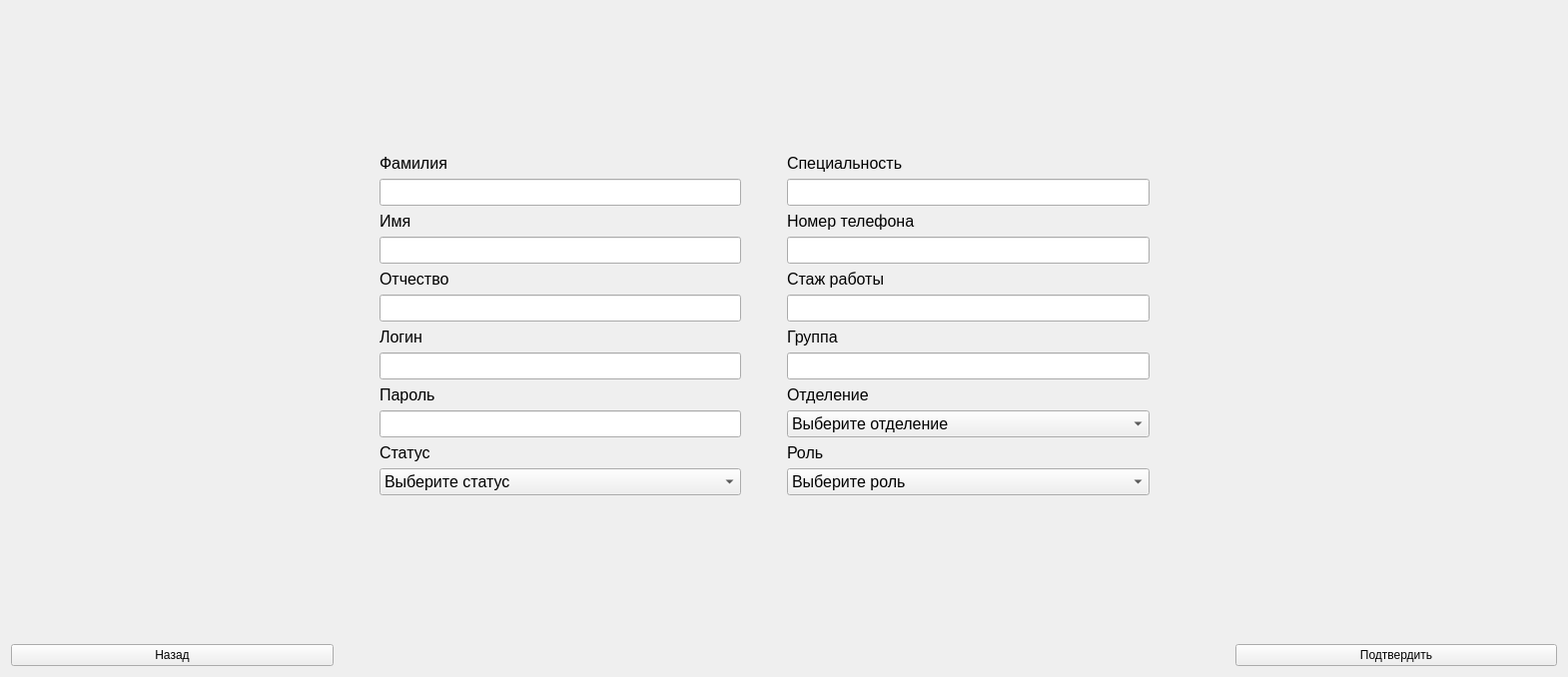
<?xml version="1.0" encoding="UTF-8"?>
<ui version="4.0">
 <class>ChangeUser</class>
 <widget class="QWidget" name="ChangeUser">
  <property name="geometry">
   <rect>
    <x>0</x>
    <y>0</y>
    <width>1570</width>
    <height>678</height>
   </rect>
  </property>
  <property name="windowTitle">
   <string>Form</string>
  </property>
  <layout class="QHBoxLayout" name="horizontalLayout_3">
   <item>
    <layout class="QGridLayout" name="gridLayout">
     <item row="9" column="3">
      <widget class="QLineEdit" name="Group">
       <property name="font">
        <font>
         <pointsize>12</pointsize>
        </font>
       </property>
      </widget>
     </item>
     <item row="2" column="1">
      <widget class="QLineEdit" name="Surname">
       <property name="font">
        <font>
         <pointsize>12</pointsize>
        </font>
       </property>
      </widget>
     </item>
     <item row="14" column="2">
      <spacer name="verticalSpacer">
       <property name="orientation">
        <enum>Qt::Vertical</enum>
       </property>
       <property name="sizeType">
        <enum>QSizePolicy::MinimumExpanding</enum>
       </property>
       <property name="sizeHint" stdset="0">
        <size>
         <width>20</width>
         <height>40</height>
        </size>
       </property>
      </spacer>
     </item>
     <item row="12" column="1">
      <widget class="QLabel" name="label_6">
       <property name="font">
        <font>
         <pointsize>12</pointsize>
        </font>
       </property>
       <property name="text">
        <string>Статус</string>
       </property>
      </widget>
     </item>
     <item row="11" column="3">
      <widget class="QComboBox" name="Otdelenie">
       <property name="font">
        <font>
         <pointsize>12</pointsize>
        </font>
       </property>
       <item>
        <property name="text">
         <string>Выберите отделение</string>
        </property>
       </item>
       <item>
        <property name="text">
         <string>Очное</string>
        </property>
       </item>
       <item>
        <property name="text">
         <string>Заочное</string>
        </property>
       </item>
      </widget>
     </item>
     <item row="8" column="3">
      <widget class="QLabel" name="label_12">
       <property name="font">
        <font>
         <pointsize>12</pointsize>
        </font>
       </property>
       <property name="text">
        <string>Группа</string>
       </property>
      </widget>
     </item>
     <item row="4" column="1">
      <widget class="QLabel" name="label_2">
       <property name="font">
        <font>
         <pointsize>12</pointsize>
        </font>
       </property>
       <property name="text">
        <string>Имя</string>
       </property>
      </widget>
     </item>
     <item row="1" column="3">
      <widget class="QLabel" name="label_7">
       <property name="font">
        <font>
         <pointsize>12</pointsize>
        </font>
       </property>
       <property name="text">
        <string>Специальность</string>
       </property>
      </widget>
     </item>
     <item row="7" column="5">
      <spacer name="horizontalSpacer_4">
       <property name="orientation">
        <enum>Qt::Horizontal</enum>
       </property>
       <property name="sizeType">
        <enum>QSizePolicy::MinimumExpanding</enum>
       </property>
       <property name="sizeHint" stdset="0">
        <size>
         <width>40</width>
         <height>20</height>
        </size>
       </property>
      </spacer>
     </item>
     <item row="7" column="1">
      <widget class="QLineEdit" name="MiddleName">
       <property name="font">
        <font>
         <pointsize>12</pointsize>
        </font>
       </property>
      </widget>
     </item>
     <item row="0" column="2">
      <spacer name="verticalSpacer_3">
       <property name="orientation">
        <enum>Qt::Vertical</enum>
       </property>
       <property name="sizeType">
        <enum>QSizePolicy::MinimumExpanding</enum>
       </property>
       <property name="sizeHint" stdset="0">
        <size>
         <width>20</width>
         <height>40</height>
        </size>
       </property>
      </spacer>
     </item>
     <item row="6" column="3">
      <widget class="QLabel" name="label_9">
       <property name="font">
        <font>
         <pointsize>12</pointsize>
        </font>
       </property>
       <property name="text">
        <string>Стаж работы</string>
       </property>
      </widget>
     </item>
     <item row="13" column="3">
      <widget class="QComboBox" name="Role">
       <property name="font">
        <font>
         <pointsize>12</pointsize>
        </font>
       </property>
       <item>
        <property name="text">
         <string>Выберите роль</string>
        </property>
       </item>
       <item>
        <property name="text">
         <string>Администратор</string>
        </property>
       </item>
       <item>
        <property name="text">
         <string>Методист</string>
        </property>
       </item>
       <item>
        <property name="text">
         <string>Преподаватель</string>
        </property>
       </item>
       <item>
        <property name="text">
         <string>Слушатель</string>
        </property>
       </item>
      </widget>
     </item>
     <item row="11" column="1">
      <widget class="QLineEdit" name="Password">
       <property name="font">
        <font>
         <pointsize>12</pointsize>
        </font>
       </property>
      </widget>
     </item>
     <item row="1" column="1">
      <widget class="QLabel" name="label">
       <property name="font">
        <font>
         <pointsize>12</pointsize>
        </font>
       </property>
       <property name="text">
        <string>Фамилия</string>
       </property>
      </widget>
     </item>
     <item row="12" column="3">
      <widget class="QLabel" name="label_11">
       <property name="font">
        <font>
         <pointsize>12</pointsize>
        </font>
       </property>
       <property name="text">
        <string>Роль</string>
       </property>
      </widget>
     </item>
     <item row="7" column="0">
      <spacer name="horizontalSpacer">
       <property name="orientation">
        <enum>Qt::Horizontal</enum>
       </property>
       <property name="sizeType">
        <enum>QSizePolicy::MinimumExpanding</enum>
       </property>
       <property name="sizeHint" stdset="0">
        <size>
         <width>40</width>
         <height>20</height>
        </size>
       </property>
      </spacer>
     </item>
     <item row="15" column="0">
      <layout class="QHBoxLayout" name="horizontalLayout">
       <item>
        <widget class="QPushButton" name="RefreshBtn">
         <property name="text">
          <string>Назад</string>
         </property>
        </widget>
       </item>
       <item>
        <spacer name="horizontalSpacer_5">
         <property name="orientation">
          <enum>Qt::Horizontal</enum>
         </property>
         <property name="sizeType">
          <enum>QSizePolicy::Minimum</enum>
         </property>
         <property name="sizeHint" stdset="0">
          <size>
           <width>40</width>
           <height>20</height>
          </size>
         </property>
        </spacer>
       </item>
      </layout>
     </item>
     <item row="7" column="4">
      <spacer name="horizontalSpacer_3">
       <property name="orientation">
        <enum>Qt::Horizontal</enum>
       </property>
       <property name="sizeType">
        <enum>QSizePolicy::Minimum</enum>
       </property>
       <property name="sizeHint" stdset="0">
        <size>
         <width>40</width>
         <height>20</height>
        </size>
       </property>
      </spacer>
     </item>
     <item row="13" column="1">
      <widget class="QComboBox" name="Status">
       <property name="font">
        <font>
         <pointsize>12</pointsize>
        </font>
       </property>
       <item>
        <property name="text">
         <string>Выберите статус</string>
        </property>
       </item>
       <item>
        <property name="text">
         <string>Работает</string>
        </property>
       </item>
       <item>
        <property name="text">
         <string>Не работает</string>
        </property>
       </item>
      </widget>
     </item>
     <item row="9" column="1">
      <widget class="QLineEdit" name="Login">
       <property name="font">
        <font>
         <pointsize>12</pointsize>
        </font>
       </property>
      </widget>
     </item>
     <item row="7" column="2">
      <spacer name="horizontalSpacer_2">
       <property name="orientation">
        <enum>Qt::Horizontal</enum>
       </property>
       <property name="sizeType">
        <enum>QSizePolicy::Minimum</enum>
       </property>
       <property name="sizeHint" stdset="0">
        <size>
         <width>40</width>
         <height>20</height>
        </size>
       </property>
      </spacer>
     </item>
     <item row="5" column="3">
      <widget class="QLineEdit" name="PhoneNumber">
       <property name="font">
        <font>
         <pointsize>12</pointsize>
        </font>
       </property>
      </widget>
     </item>
     <item row="10" column="1">
      <widget class="QLabel" name="label_5">
       <property name="font">
        <font>
         <pointsize>12</pointsize>
        </font>
       </property>
       <property name="text">
        <string>Пароль</string>
       </property>
      </widget>
     </item>
     <item row="7" column="3">
      <widget class="QLineEdit" name="WorkExperience">
       <property name="font">
        <font>
         <pointsize>12</pointsize>
        </font>
       </property>
      </widget>
     </item>
     <item row="10" column="3">
      <widget class="QLabel" name="label_10">
       <property name="font">
        <font>
         <pointsize>12</pointsize>
        </font>
       </property>
       <property name="text">
        <string>Отделение</string>
       </property>
      </widget>
     </item>
     <item row="8" column="1">
      <widget class="QLabel" name="label_4">
       <property name="font">
        <font>
         <pointsize>12</pointsize>
        </font>
       </property>
       <property name="text">
        <string>Логин</string>
       </property>
      </widget>
     </item>
     <item row="5" column="1">
      <widget class="QLineEdit" name="Name">
       <property name="font">
        <font>
         <pointsize>12</pointsize>
        </font>
       </property>
      </widget>
     </item>
     <item row="4" column="3">
      <widget class="QLabel" name="label_8">
       <property name="font">
        <font>
         <pointsize>12</pointsize>
        </font>
       </property>
       <property name="text">
        <string>Номер телефона</string>
       </property>
      </widget>
     </item>
     <item row="15" column="5">
      <layout class="QHBoxLayout" name="horizontalLayout_2">
       <item>
        <spacer name="horizontalSpacer_6">
         <property name="orientation">
          <enum>Qt::Horizontal</enum>
         </property>
         <property name="sizeType">
          <enum>QSizePolicy::Minimum</enum>
         </property>
         <property name="sizeHint" stdset="0">
          <size>
           <width>40</width>
           <height>20</height>
          </size>
         </property>
        </spacer>
       </item>
       <item>
        <widget class="QPushButton" name="ConfirmBtn">
         <property name="text">
          <string>Подтвердить</string>
         </property>
        </widget>
       </item>
      </layout>
     </item>
     <item row="6" column="1">
      <widget class="QLabel" name="label_3">
       <property name="font">
        <font>
         <pointsize>12</pointsize>
        </font>
       </property>
       <property name="text">
        <string>Отчество</string>
       </property>
      </widget>
     </item>
     <item row="2" column="3">
      <widget class="QLineEdit" name="Specializacia">
       <property name="font">
        <font>
         <pointsize>12</pointsize>
        </font>
       </property>
      </widget>
     </item>
    </layout>
   </item>
  </layout>
 </widget>
 <resources/>
 <connections/>
</ui>
